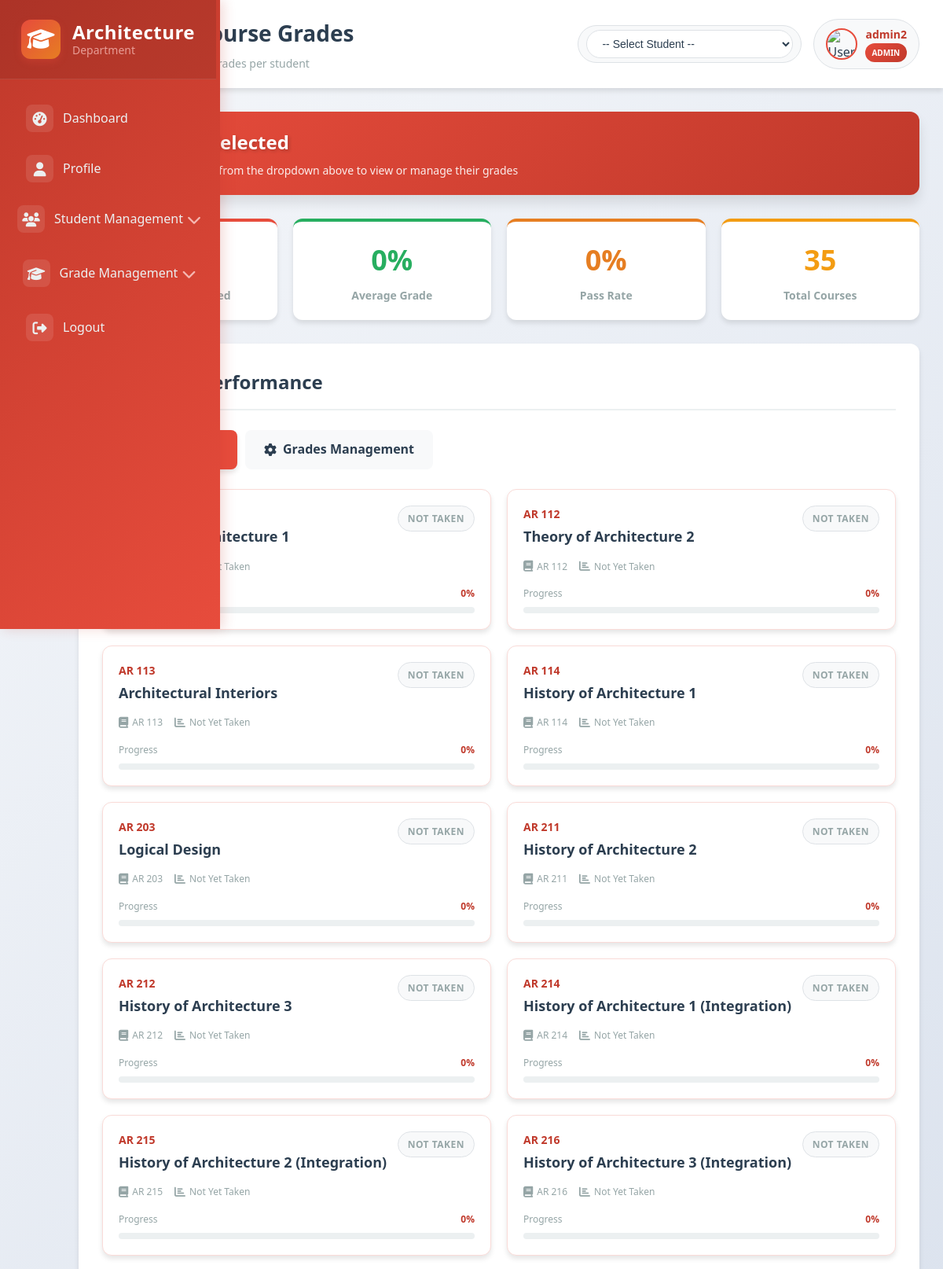
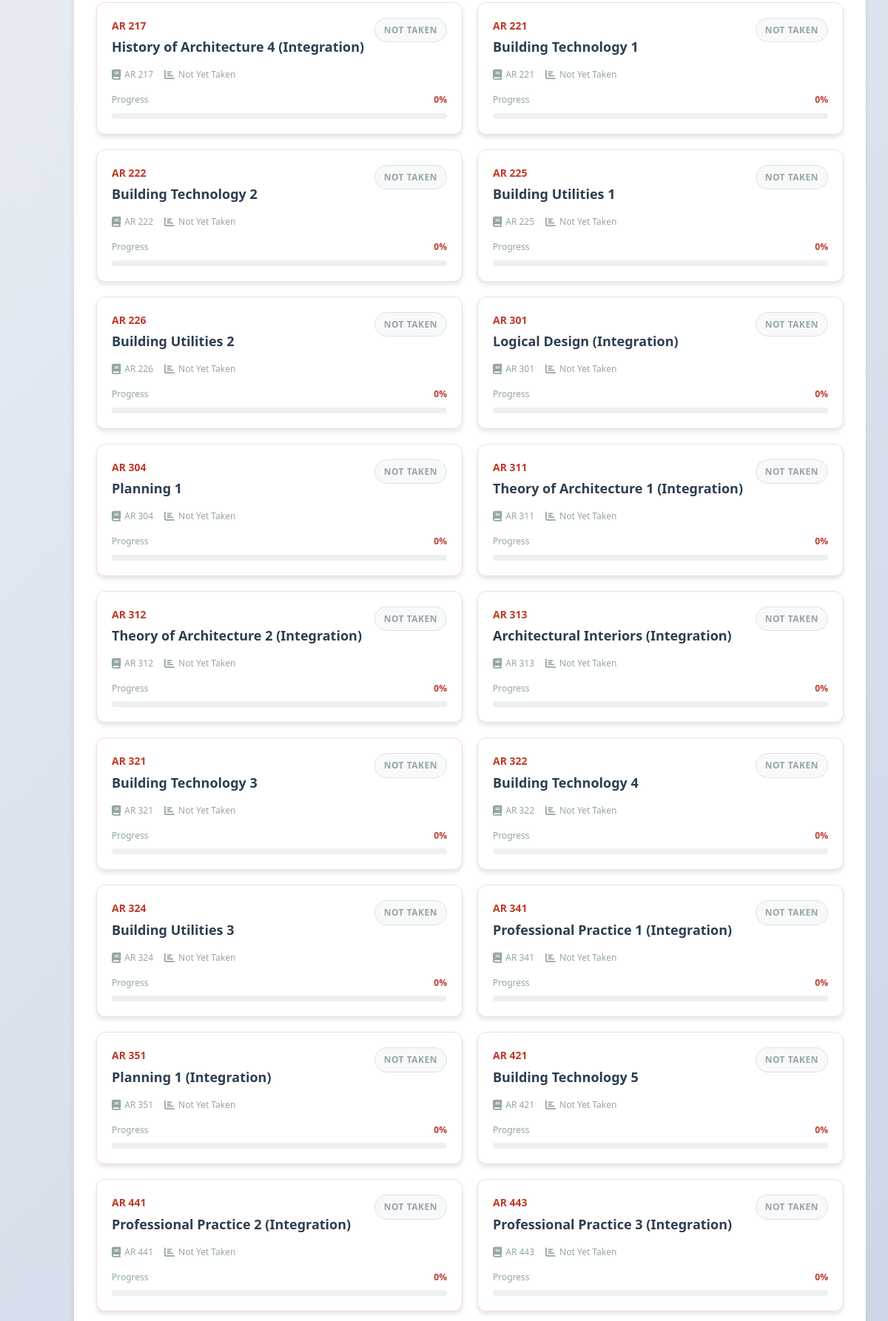
Screenshot of /individual/ (signed in, upper part) with the database file from the repository (2 pictures, top to bottom).
### Information_System/admin_models.py (models this page shows, shortened)
class Admin(models.Model):
    username = models.CharField(max_length=150, unique=True)
    password_hash = models.CharField(max_length=128)  # Store hashed password
    auth_code = models.CharField(max_length=50, unique=True, null=True, blank=True)
    first_name = models.CharField(max_length=150, blank=True)
    last_name = models.CharField(max_length=150, blank=True)
    profile_picture = models.ImageField(upload_to='admin_profiles/', null=True, blank=True)
    phone_number = models.CharField(max_length=15, blank=True)
    ROLE_CHOICES = [
        ('super_admin', 'Super Admin'),
        ('admin', 'Administrator'),
        ('faculty', 'Faculty'),
        ('program_chair', 'Program Chair'),
    ]
    role = models.CharField(max_length=50, choices=ROLE_CHOICES, default='admin')
    department = models.CharField(max_length=100, blank=True)
    approved_by = models.ForeignKey('self', on_delete=models.SET_NULL, null=True, blank=True)
    is_active = models.BooleanField(default=True)
    is_superuser = models.BooleanField(default=False)
    last_login = models.DateTimeField(null=True, blank=True)
    date_joined = models.DateTimeField(default=timezone.now)
    last_login_ip = models.GenericIPAddressField(null=True, blank=True)
    class Meta:
        db_table = 'admin_users'  # Separate table from auth_user
    @property
    def is_authenticated(self):
        return True

### Information_System/models.py (models this page shows, shortened)
class Course(models.Model):
    code = models.CharField(max_length=10, unique=True)
    title = models.CharField(max_length=200)
    area = models.ForeignKey(BoardExamArea, on_delete=models.CASCADE, related_name='courses')
    class Meta:
        db_table = 'courses'

### Information_System/views.py (the view, shortened to what this page needs)
# urls.py: path('individual/', views.individual_page, name='individual'),
@login_required(login_url='login')
def individual_page(request):
    student_id = request.GET.get('student_id')
    if not student_id:
        student_id = request.session.get('active_student_id')
    students = Student.objects.all()
    student = None
    active_tab = request.GET.get('tab', 'view')
    all_courses = Course.objects.all().select_related('area').order_by('code')
    subjects = []
    completed_courses = 0
    all_grades = []
    for course in all_courses:
        grade_obj = None
        if student:
            grade_obj = Grade.objects.filter(
                student=student,
                course=course,
                course_type='Individual'
            ).order_by('-id').first()
        grade_value = grade_obj.grade if grade_obj else None
        if grade_value and grade_value > 0:
            all_grades.append(grade_value)
            if grade_value >= 75:
                completed_courses += 1
            status = 'PASSED' if grade_value >= 75 else 'FAILED'
        else:
            status = 'NOT TAKEN'
        if grade_value:
            if grade_value >= 90:
                remark = 'Excellent'
            elif grade_value >= 80:
                remark = 'Very Good'
            elif grade_value >= 75:
                remark = 'Good'
            elif grade_value >= 70:
                remark = 'Satisfactory'
            else:
                remark = 'Needs Improvement'
        else:
            remark = 'Not Yet Taken'
        subjects.append({
            'id': course.id,
            'code': course.code,
            'name': course.title,
            'score': grade_value,
            'status': status,
            'remark': remark,
            'area': course.area.name if course.area else None
        })
    total_courses = len(all_courses)
    graded_courses = len([s for s in subjects if s['score']])
    average_grade = sum(all_grades) / len(all_grades) if all_grades else 0
    pass_rate = (completed_courses / total_courses * 100) if total_courses > 0 else 0
    context = {
        'page_title': 'Individual Courses',
        'students': students,
        'active_student': student,
        'student_name': student.name if student else 'No Student Selected',
        'student_number': student.student_number if student else '',
        'student_course': student.course if student else '',
        'student_academic_year': student.academic_year if student else '',
        'subjects': subjects,
        'completed_courses': completed_courses,
        'graded_courses': graded_courses,
        'total_courses': total_courses,
        'average_grade': round(average_grade, 1),
        'pass_rate': round(pass_rate, 1),
        'has_data': graded_courses > 0,
        'active_tab': active_tab,
    }
    return render(request, 'individual.html', context)

### Information_System/auth_backend.py (called while the page is built)
    def get_user(self, user_id):
        try:
            return Admin.objects.get(pk=user_id)
        except Admin.DoesNotExist:
            return None

### Information_System/templates/individual.html (shortened to what this page needs)
{% load static %}
<!DOCTYPE html>
<html lang="en">
<head>
  <link rel="stylesheet" href="https://cdnjs.cloudflare.com/ajax/libs/font-awesome/6.4.0/css/all.min.css">
</head>
<body>
  {% include 'navigation.html' %}
  <div style="margin-left: 70px; transition: all 0.3s ease;">
    <header class="header">
      <div class="header-content">
        <div class="header-title">
          <h1>Individual Course Grades</h1>
          <p>View and manage course grades per student</p>
        </div>
        <div class="header-actions">
          <div class="student-selector">
            <form method="get" action="{% url 'individual' %}" id="student-selector-form">
              <select name="student_id" onchange="document.getElementById('student-selector-form').submit();">
                <option value="">-- Select Student --</option>
              </select>
            </form>
          </div>
          <div class="user-profile">
            <img src="{% static 'images/default-avatar.png' %}" alt="User Avatar" class="user-avatar">
            <div class="user-info">
              <span class="user-name">{{ request.user.username }}</span>
              <span class="role-badge admin">Admin</span>
            </div>
          </div>
        </div>
      </div>
    </header>
    <main class="container">
      <div class="student-info fade-in">
        <div class="student-name">{{ student_name|default:"No Student Selected" }}</div>
        <div class="student-details">
          {% if active_student %}
            Student ID: {{ student_number|default:active_student.student_number }} • {{ student_course|default:active_student.course }} • Academic Year: {{ student_academic_year|default:active_student.academic_year }}
          {% else %}
            Please select a student from the dropdown above to view or manage their grades
          {% endif %}
        </div>
      </div>
      <div class="stats-grid fade-in">
        <div class="stat-card">
          <div class="stat-value" style="color: var(--primary);">{{ completed_courses|default:"0" }}</div>
          <div class="stat-label">Courses Completed</div>
        </div>
        <div class="stat-card">
          <div class="stat-value" style="color: var(--success);">{{ average_grade|default:"0" }}%</div>
          <div class="stat-label">Average Grade</div>
        </div>
        <div class="stat-card">
          <div class="stat-value" style="color: var(--accent);">{{ pass_rate|default:"0" }}%</div>
          <div class="stat-label">Pass Rate</div>
        </div>
        <div class="stat-card">
          <div class="stat-value" style="color: var(--warning);">{{ total_courses|default:"0" }}</div>
          <div class="stat-label">Total Courses</div>
        </div>
      </div>
      <div class="content-card fade-in">
        <div class="section-header">
          <h2 class="section-title">
            <i class="fas fa-chart-line"></i>
            Course Performance
          </h2>
        </div>
        <div class="tabs">
          <a href="?{% if active_student %}student_id={{ active_student.id }}&{% endif %}tab=view"
             class="tab {% if active_tab == 'view' or not active_tab %}active{% endif %}">
            <i class="fas fa-eye"></i> View Grades
          </a>
          <a href="?{% if active_student %}student_id={{ active_student.id }}&{% endif %}tab=manage"
             class="tab {% if active_tab == 'manage' %}active{% endif %}">
            <i class="fas fa-cog"></i> Grades Management
          </a>
        </div>
        {% if active_tab == 'view' or not active_tab %}
        <div id="view-grades" class="tab-content active">
          {% if subjects %}
          <div class="courses-grid">
            {% for subject in subjects %}
            <div class="course-card">
              <div class="course-header">
                <div>
                  <div class="course-code">{{ subject.code }}</div>
                  <div class="course-name">{{ subject.name }}</div>
                </div>
                {% if subject.score %}
                <div class="grade-display">
                  <div class="grade-value" style="color: {% if subject.score >= 75 %}var(--success){% else %}var(--danger){% endif %};">
                    {{ subject.score }}%
                  </div>
                  <div class="grade-day">Current Grade</div>
                  <div class="grade-status" style="color: {% if subject.score >= 75 %}var(--success){% else %}var(--danger){% endif %};">
                    {{ subject.status|default:"-" }}
                  </div>
                </div>
                {% else %}
                <span class="course-status status-not-taken">NOT TAKEN</span>
                {% endif %}
              </div>
              <div class="course-meta">
                <div class="meta-item">
                  <i class="fas fa-book"></i>
                  <span>{{ subject.code }}</span>
                </div>
                <div class="meta-item">
                  <i class="fas fa-chart-bar"></i>
                  <span>
                    {% if subject.score %}
                      {% if subject.score >= 90 %}Excellent
                      {% elif subject.score >= 80 %}Very Good
                      {% elif subject.score >= 75 %}Good
                      {% elif subject.score >= 70 %}Satisfactory
                      {% else %}Needs Improvement
                      {% endif %}
                    {% else %}Not Yet Taken
                    {% endif %}
                  </span>
                </div>
              </div>
              <div style="margin-top: 15px;">
                <div style="display: flex; justify-content: space-between; margin-bottom: 5px;">
                  <span style="font-size: 12px; color: var(--gray);">Progress</span>
                  <span style="font-size: 12px; font-weight: 600; color: {% if subject.score >= 75 %}var(--success){% else %}var(--danger){% endif %};">
                    {% if subject.score %}{{ subject.score }}%{% else %}0%{% endif %}
                  </span>
                </div>
                <div class="progress-bar">
                </div>
              </div>
            </div>
            {% endfor %}
          </div>
          {% endif %}
        </div>
        {% endif %}
      </div>
    </main>
  </div>
</body>
</html>

### Information_System/templates/navigation.html (style rules this page uses)
:root { --sidebar-width: 280px; --sidebar-collapsed-width: 70px; --sidebar-primary: #e74c3c; --sidebar-primary-dark: #c0392b; --sidebar-secondary: #2c3e50; --sidebar-accent: #e67e22; --sidebar-gradient-start: #c0392b; --sidebar-gradient-end: #e74c3c; --sidebar-text: #ecf0f1; --sidebar-text-muted: #f5b7b1; --sidebar-hover: rgba(231, 76, 60, 0.2); --sidebar-active: rgba(192, 57, 43, 0.3); --sidebar-border: rgba(236, 240, 241, 0.1); --transition-speed: 0.3s; }

### rows the page displays
Admin: user.username "admin2"
Course: name "Theory of Architecture 1"
Course: code "AR 112", name "Theory of Architecture 2", code "AR 112"
Course: code "AR 113", name "Architectural Interiors", code "AR 113"
Course: code "AR 114", name "History of Architecture 1", code "AR 114"
Course: code "AR 203", name "Logical Design", code "AR 203"
Course: code "AR 211", name "History of Architecture 2", code "AR 211"
Course: code "AR 212", name "History of Architecture 3", code "AR 212"
Course: code "AR 214", name "History of Architecture 1 (Integration)", code "AR 214"
Course: code "AR 215", name "History of Architecture 2 (Integration)", code "AR 215"
Course: code "AR 216", name "History of Architecture 3 (Integration)", code "AR 216"
Course: code "AR 217", name "History of Architecture 4 (Integration)", code "AR 217"
Course: code "AR 221", name "Building Technology 1", code "AR 221"
Course: code "AR 222", name "Building Technology 2", code "AR 222"
Course: code "AR 225", name "Building Utilities 1", code "AR 225"
Course: code "AR 226", name "Building Utilities 2", code "AR 226"
Course: code "AR 301", name "Logical Design (Integration)", code "AR 301"
Course: code "AR 304", name "Planning 1", code "AR 304"
Course: code "AR 311", name "Theory of Architecture 1 (Integration)", code "AR 311"
Course: code "AR 312", name "Theory of Architecture 2 (Integration)", code "AR 312"
Course: code "AR 313", name "Architectural Interiors (Integration)", code "AR 313"
Course: code "AR 321", name "Building Technology 3", code "AR 321"
Course: code "AR 322", name "Building Technology 4", code "AR 322"
Course: code "AR 324", name "Building Utilities 3", code "AR 324"
Course: code "AR 341", name "Professional Practice 1 (Integration)", code "AR 341"
Course: code "AR 351", name "Planning 1 (Integration)", code "AR 351"
Course: code "AR 421", name "Building Technology 5", code "AR 421"
Course: code "AR 441", name "Professional Practice 2 (Integration)", code "AR 441"
Course: code "AR 443", name "Professional Practice 3 (Integration)", code "AR 443"

### other values shown
{{ student_name|default:"No Student Selected" }} "No Student Selected"
{{ completed_courses|default:"0" }} "0"
{{ average_grade|default:"0" }} "0"
{{ pass_rate|default:"0" }} "0"
{{ total_courses|default:"0" }} "35"
